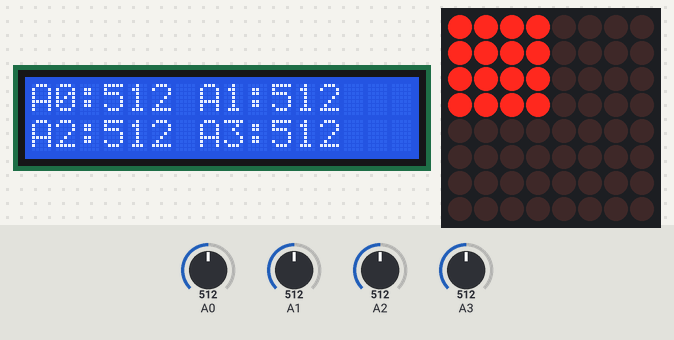
Simulated run of this sketch. Board: Arduino Uno, built with avr-gcc and run on an emulated ATmega328P. Shown: 16×2 character LCD, 8×8 LED matrix. Inputs (shaded band) come from the test bench; at power-on: A0 = 512, A1 = 512, A2 = 512, A3 = 512.

Above: at 1.2 s.
1.3 s: A0 set to 716
At 1.8 s:
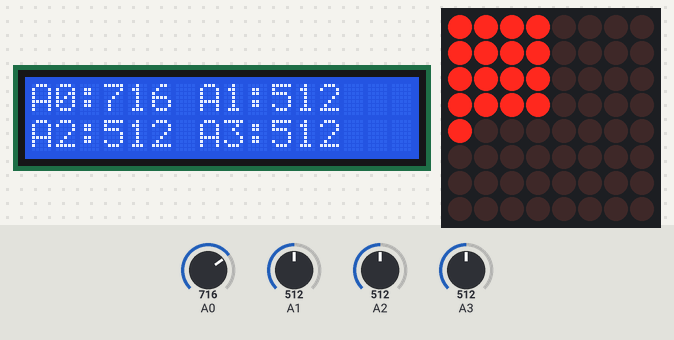
2.9 s: A1 set to 716
At 4.2 s:
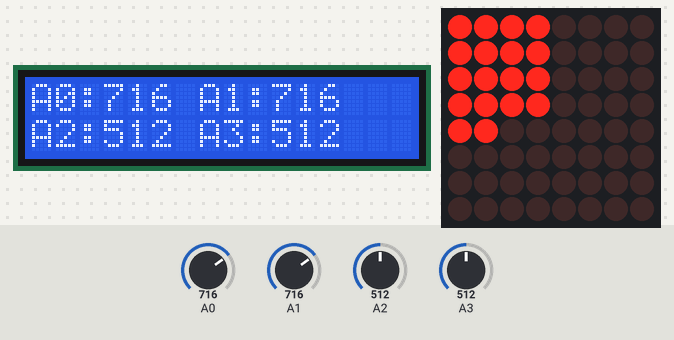
4.5 s: A2 set to 716
At 5.5 s:
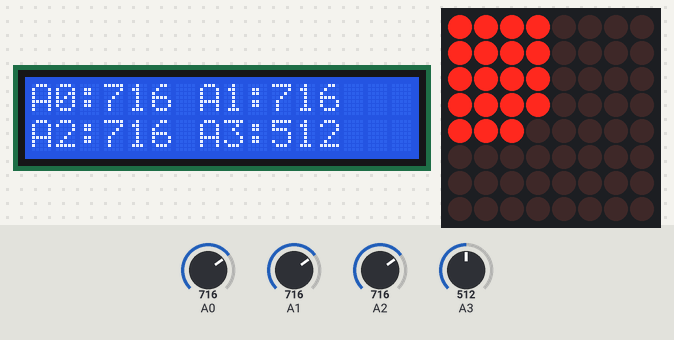
6.1 s: A3 set to 716
At 6.6 s:
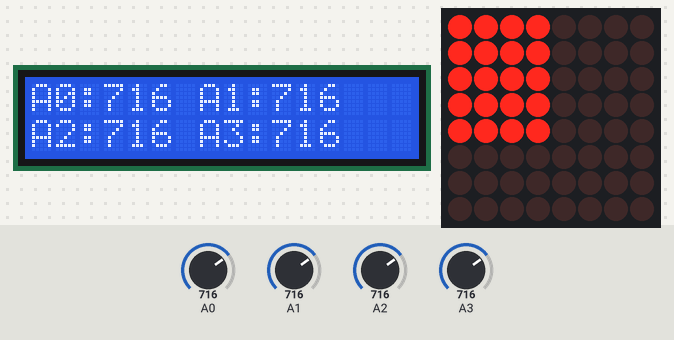
7.7 s: A0 set to 759
At 9.0 s:
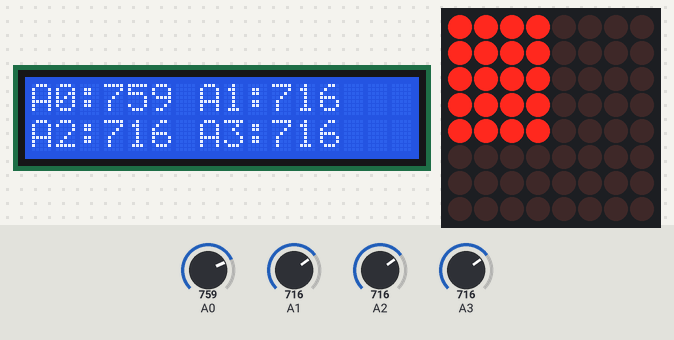
9.3 s: A0 set to 775
At 10.3 s:
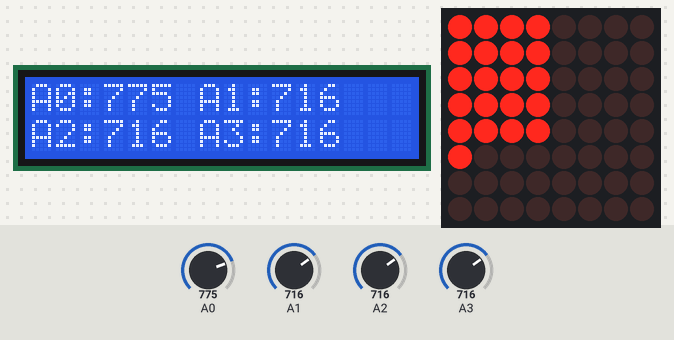
Timing chart, 0 to 11.9 s (numbered marks = the images above; inputs shaded):
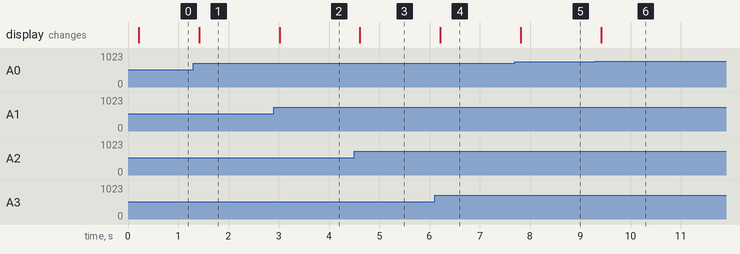

The sketch:

z1.ino
```cpp
#include <LiquidCrystal.h>
#include <LedControl.h>

// Postavke za LCD – povezani su pinovi: RS, E, D4, D5, D6, D7
LiquidCrystal lcd(7, 8, 9, 10, 11, 12);

// Postavke za LED matricu s MAX7219 kontrolerom:
// Parametri: (dataPin, clkPin, csPin, broj uređaja)
// U ovom primjeru DIN = 13, CLK = A5, CS = A4
LedControl lc = LedControl(13, A5, A4, 1);

unsigned long lastUpdateTime = 0;
const unsigned long updateInterval = 200; // Obnova prikaza svakih 200ms ili duže

void setup() {
  // Inicijaliziramo LCD
  lcd.begin(16, 2);
  lcd.clear();

  // Inicijaliziramo LED matricu – budimo sigurni da je modul uključen
  lc.shutdown(0, false);   // Uključuje LED matricu
  lc.setIntensity(0, 8);   // Postavlja intenzitet (0 - 15)
  lc.clearDisplay(0);
}

void loop() {
  // Obnovu prikaza ograničavamo svakih updateInterval (200 ms)
  if (millis() - lastUpdateTime >= updateInterval) {
    lastUpdateTime = millis();

    // Čitanje analognih vrijednosti s četiri pina (A0 do A3)
    int analogValues[4];
    for (int i = 0; i < 4; i++) {
      analogValues[i] = analogRead(A0 + i);
    }

    // Ažuriranje LCD zaslona:
    // Formatiramo LCD da na prvoj liniji ispiše podatke s A0 i A1, a na drugoj s A2 i A3
    lcd.setCursor(0, 0);
    lcd.print("A0:");
    lcd.print(analogValues[0]);
    lcd.print(" A1:");
    lcd.print(analogValues[1]);

    lcd.setCursor(0, 1);
    lcd.print("A2:");
    lcd.print(analogValues[2]);
    lcd.print(" A3:");
    lcd.print(analogValues[3]);

    // Ažuriranje LED matrice:
    // Za svaki analogni kanal postavljamo stupac (stupci 0-3)
    // Skaliramo analognu vrijednost (0-1023) na raspon 0 do 8 LED-ova.
    for (int i = 0; i < 4; i++) {
      int height = map(analogValues[i], 0, 1023, 0, 8);
      // Ako je height 0, nijedan LED se ne svijetli; inače, izračunavamo pattern
      byte colPattern = (height == 0) ? 0 : (0xFF << (8 - height));
      lc.setColumn(0, i, colPattern);
    }
    // Očistimo preostale stupce (4 do 7) kako bi prikaz bio čist
    for (int i = 4; i < 8; i++) {
      lc.setColumn(0, i, 0);
    }
  }
}
```

Measured:
- the behaviour switches between 767 and 768 on A0 (found by bisection; images 5 and 6)
- after the input at 1.3 s, the display: changes after 0.12 s (image 1)
- after the input at 2.9 s, the display: changes after 0.12 s (image 2)
- after the input at 4.5 s, the display: changes after 0.12 s (image 3)
- after the input at 6.1 s, the display: changes after 0.12 s (image 4)
- after the input at 7.7 s, the display: changes after 0.12 s (image 5)
- after the input at 9.3 s, the display: changes after 0.12 s (image 6)
